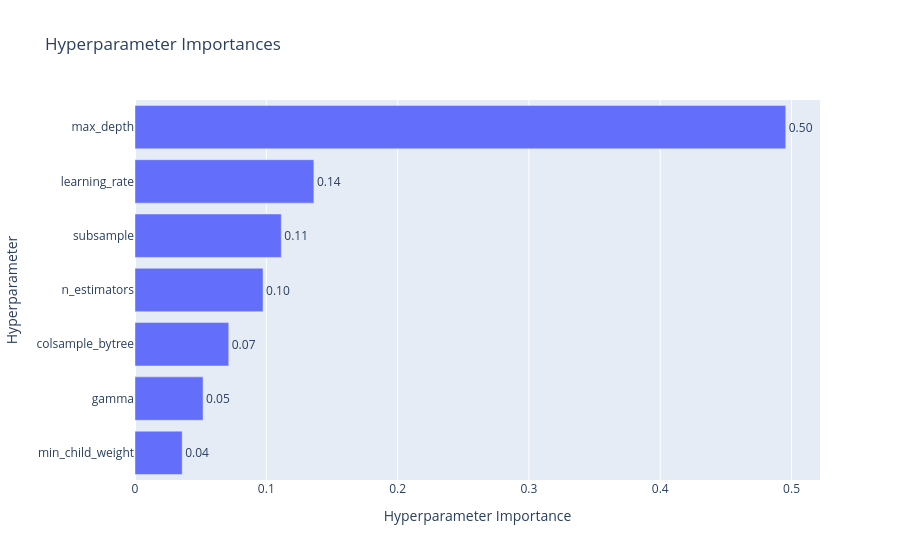

Write notebook code for a chart like this one.
### Markdown cell above
# Visualizations

### Code cell
import optuna.visualization as vis
display(vis.plot_param_importances(study))

### Figure 1 — Plotly figure (JSON) as saved in the notebook; plotly's stock layout.template omitted (floating-point values rounded to 4 significant figures)
{"data": [{"cliponaxis": false, "hovertemplate": ["min_child_weight (FloatDistribution): 0.03594376232135109<extra></extra>", "gamma (FloatDistribution): 0.0518413656618938<extra></extra>", "colsample_bytree (FloatDistribution): 0.07140862015769946<extra></extra>", "n_estimators (IntDistribution): 0.09753584503906951<extra></extra>", "subsample (FloatDistribution): 0.11142748847782932<extra></extra>", "learning_rate (FloatDistribution): 0.13624278731942613<extra></extra>", "max_depth (IntDistribution): 0.49560013102273065<extra></extra>"], "name": "Objective Value", "orientation": "h", "text": ["0.04", "0.05", "0.07", "0.10", "0.11", "0.14", "0.50"], "textposition": "outside", "type": "bar", "x": [0.03594, 0.05184, 0.07141, 0.09754, 0.1114, 0.1362, 0.4956], "y": ["min_child_weight", "gamma", "colsample_bytree", "n_estimators", "subsample", "learning_rate", "max_depth"]}], "layout": {"title": {"text": "Hyperparameter Importances"}, "xaxis": {"title": {"text": "Hyperparameter Importance"}}, "yaxis": {"title": {"text": "Hyperparameter"}}}}
